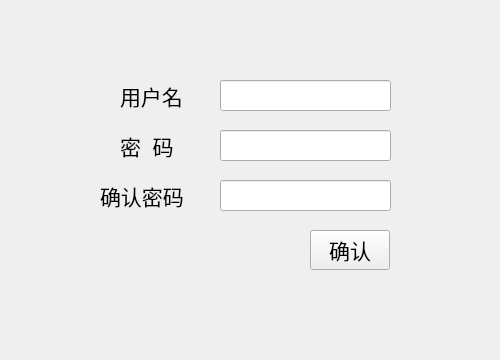
<?xml version="1.0" encoding="UTF-8"?>
<ui version="4.0">
 <class>SignUp</class>
 <widget class="QWidget" name="SignUp">
  <property name="geometry">
   <rect>
    <x>0</x>
    <y>0</y>
    <width>500</width>
    <height>360</height>
   </rect>
  </property>
  <property name="windowTitle">
   <string>Form</string>
  </property>
  <widget class="QLineEdit" name="SignUpUsername">
   <property name="geometry">
    <rect>
     <x>220</x>
     <y>80</y>
     <width>171</width>
     <height>31</height>
    </rect>
   </property>
  </widget>
  <widget class="QLabel" name="username_label">
   <property name="geometry">
    <rect>
     <x>120</x>
     <y>80</y>
     <width>81</width>
     <height>31</height>
    </rect>
   </property>
   <property name="font">
    <font>
     <pointsize>16</pointsize>
    </font>
   </property>
   <property name="text">
    <string>用户名</string>
   </property>
  </widget>
  <widget class="QLabel" name="password_label">
   <property name="geometry">
    <rect>
     <x>120</x>
     <y>130</y>
     <width>81</width>
     <height>31</height>
    </rect>
   </property>
   <property name="font">
    <font>
     <pointsize>16</pointsize>
    </font>
   </property>
   <property name="text">
    <string>密  码</string>
   </property>
  </widget>
  <widget class="QLineEdit" name="Password">
   <property name="geometry">
    <rect>
     <x>220</x>
     <y>130</y>
     <width>171</width>
     <height>31</height>
    </rect>
   </property>
   <property name="toolTip">
    <string>&lt;html&gt;&lt;head/&gt;&lt;body&gt;&lt;p&gt;密码&lt;/p&gt;&lt;/body&gt;&lt;/html&gt;</string>
   </property>
  </widget>
  <widget class="QLabel" name="ConfirmPassword_label">
   <property name="geometry">
    <rect>
     <x>100</x>
     <y>180</y>
     <width>111</width>
     <height>31</height>
    </rect>
   </property>
   <property name="font">
    <font>
     <pointsize>16</pointsize>
    </font>
   </property>
   <property name="text">
    <string>确认密码</string>
   </property>
  </widget>
  <widget class="QLineEdit" name="ConfirmPassword">
   <property name="geometry">
    <rect>
     <x>220</x>
     <y>180</y>
     <width>171</width>
     <height>31</height>
    </rect>
   </property>
   <property name="toolTip">
    <string>&lt;html&gt;&lt;head/&gt;&lt;body&gt;&lt;p&gt;确认密码&lt;/p&gt;&lt;/body&gt;&lt;/html&gt;</string>
   </property>
  </widget>
  <widget class="QPushButton" name="pushButton">
   <property name="geometry">
    <rect>
     <x>310</x>
     <y>230</y>
     <width>80</width>
     <height>40</height>
    </rect>
   </property>
   <property name="font">
    <font>
     <pointsize>16</pointsize>
    </font>
   </property>
   <property name="text">
    <string>确认</string>
   </property>
  </widget>
 </widget>
 <resources/>
 <connections/>
</ui>
